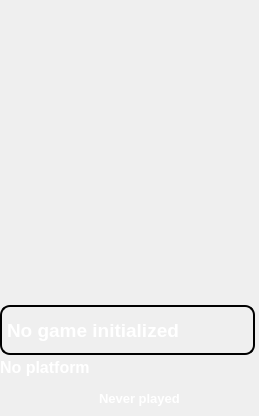
<?xml version="1.0" encoding="UTF-8"?>
<ui version="4.0">
 <class>Form</class>
 <widget class="QWidget" name="Form">
  <property name="geometry">
   <rect>
    <x>0</x>
    <y>0</y>
    <width>259</width>
    <height>416</height>
   </rect>
  </property>
  <property name="windowTitle">
   <string>Form</string>
  </property>
  <layout class="QVBoxLayout" name="verticalLayout">
   <property name="spacing">
    <number>0</number>
   </property>
   <property name="leftMargin">
    <number>0</number>
   </property>
   <property name="topMargin">
    <number>0</number>
   </property>
   <property name="rightMargin">
    <number>0</number>
   </property>
   <property name="bottomMargin">
    <number>0</number>
   </property>
   <item>
    <widget class="QLabel" name="labelGameImage">
     <property name="minimumSize">
      <size>
       <width>255</width>
       <height>300</height>
      </size>
     </property>
     <property name="maximumSize">
      <size>
       <width>240</width>
       <height>300</height>
      </size>
     </property>
     <property name="styleSheet">
      <string notr="true">QLabel
{
	background-color : transparent;
}</string>
     </property>
     <property name="text">
      <string/>
     </property>
     <property name="pixmap">
      <pixmap resource="resource.qrc">:/Images/emulatorImageNotFound</pixmap>
     </property>
     <property name="scaledContents">
      <bool>true</bool>
     </property>
     <property name="alignment">
      <set>Qt::AlignCenter</set>
     </property>
    </widget>
   </item>
   <item>
    <spacer name="verticalSpacer">
     <property name="orientation">
      <enum>Qt::Vertical</enum>
     </property>
     <property name="sizeType">
      <enum>QSizePolicy::Maximum</enum>
     </property>
     <property name="sizeHint" stdset="0">
      <size>
       <width>20</width>
       <height>5</height>
      </size>
     </property>
    </spacer>
   </item>
   <item>
    <widget class="QLabel" name="labelGameName">
     <property name="sizePolicy">
      <sizepolicy hsizetype="Maximum" vsizetype="MinimumExpanding">
       <horstretch>0</horstretch>
       <verstretch>0</verstretch>
      </sizepolicy>
     </property>
     <property name="minimumSize">
      <size>
       <width>255</width>
       <height>25</height>
      </size>
     </property>
     <property name="maximumSize">
      <size>
       <width>240</width>
       <height>50</height>
      </size>
     </property>
     <property name="baseSize">
      <size>
       <width>240</width>
       <height>0</height>
      </size>
     </property>
     <property name="font">
      <font>
       <family>Arial</family>
       <pointsize>14</pointsize>
       <weight>75</weight>
       <bold>true</bold>
      </font>
     </property>
     <property name="styleSheet">
      <string notr="true">QLabel
{
	color : rgb(255, 255, 255);
	border-style: solid;
	border-color: black;
	border-width: 2px;
	border-radius: 10px;
}</string>
     </property>
     <property name="text">
      <string>No game initialized</string>
     </property>
     <property name="wordWrap">
      <bool>true</bool>
     </property>
    </widget>
   </item>
   <item>
    <widget class="QLabel" name="labelPlatform">
     <property name="sizePolicy">
      <sizepolicy hsizetype="Fixed" vsizetype="Maximum">
       <horstretch>0</horstretch>
       <verstretch>0</verstretch>
      </sizepolicy>
     </property>
     <property name="minimumSize">
      <size>
       <width>255</width>
       <height>25</height>
      </size>
     </property>
     <property name="maximumSize">
      <size>
       <width>240</width>
       <height>25</height>
      </size>
     </property>
     <property name="font">
      <font>
       <family>Arial</family>
       <pointsize>12</pointsize>
       <weight>75</weight>
       <bold>true</bold>
      </font>
     </property>
     <property name="styleSheet">
      <string notr="true">QLabel
{
	color: white;
}</string>
     </property>
     <property name="text">
      <string>No platform</string>
     </property>
    </widget>
   </item>
   <item>
    <layout class="QHBoxLayout" name="horizontalLayout">
     <property name="spacing">
      <number>1</number>
     </property>
     <property name="sizeConstraint">
      <enum>QLayout::SetMinimumSize</enum>
     </property>
     <item>
      <widget class="QPushButton" name="buttonPlay">
       <property name="minimumSize">
        <size>
         <width>32</width>
         <height>32</height>
        </size>
       </property>
       <property name="maximumSize">
        <size>
         <width>32</width>
         <height>32</height>
        </size>
       </property>
       <property name="styleSheet">
        <string notr="true">QPushButton
{
    background-color: transparent;
    background-image: url(:/Images/LudibraryRessources/playbutton2normal2.png);
    background-repeat: none;    
    border: none;
}

QPushButton:pressed
{
   background-image: url(:/Images/LudibraryRessources/playbutton2pressed.png);
}

QPushButton:hover:!pressed
{
   background-image: url(:/Images/LudibraryRessources/playbutton2hover.png);
}

</string>
       </property>
       <property name="text">
        <string/>
       </property>
      </widget>
     </item>
     <item>
      <widget class="QPushButton" name="buttonFavorite">
       <property name="minimumSize">
        <size>
         <width>32</width>
         <height>32</height>
        </size>
       </property>
       <property name="maximumSize">
        <size>
         <width>32</width>
         <height>32</height>
        </size>
       </property>
       <property name="styleSheet">
        <string notr="true">QPushButton
{
    background-color: transparent;
	background-image: url(:/Images/favoriteNormal);
    background-repeat: none;    
    border: none;
}

QPushButton:checked
{
   background-image:url(:/Images/favoriteChecked);
}

QPushButton:hover:checked
{
   background-image: url(:/Images/favoriteHoverChecked);
}


QPushButton:hover:!checked
{
   background-image: url(:/Images/favoriteHoverUnchecked);
}

</string>
       </property>
       <property name="text">
        <string/>
       </property>
       <property name="checkable">
        <bool>true</bool>
       </property>
       <property name="checked">
        <bool>false</bool>
       </property>
      </widget>
     </item>
     <item>
      <widget class="QPushButton" name="buttonEdit">
       <property name="minimumSize">
        <size>
         <width>32</width>
         <height>32</height>
        </size>
       </property>
       <property name="maximumSize">
        <size>
         <width>32</width>
         <height>32</height>
        </size>
       </property>
       <property name="styleSheet">
        <string notr="true">QPushButton
{
    background-color: transparent;
    background-image: url(:/Images/editNormal);
    background-repeat: none;    
    border: none;
}

QPushButton:pressed
{
   background-image: url(:/Images/editPressed);
}

QPushButton:hover:!pressed
{
   background-image: url(:/Images/editHover);
}

</string>
       </property>
       <property name="text">
        <string/>
       </property>
      </widget>
     </item>
     <item>
      <widget class="QLabel" name="labelInfo">
       <property name="font">
        <font>
         <family>Arial</family>
         <pointsize>10</pointsize>
         <weight>75</weight>
         <bold>true</bold>
        </font>
       </property>
       <property name="styleSheet">
        <string notr="true">QLabel
{
	color: white;
}</string>
       </property>
       <property name="text">
        <string>Never played</string>
       </property>
      </widget>
     </item>
    </layout>
   </item>
  </layout>
 </widget>
 <resources>
  <include location="resource.qrc"/>
 </resources>
 <connections/>
</ui>
